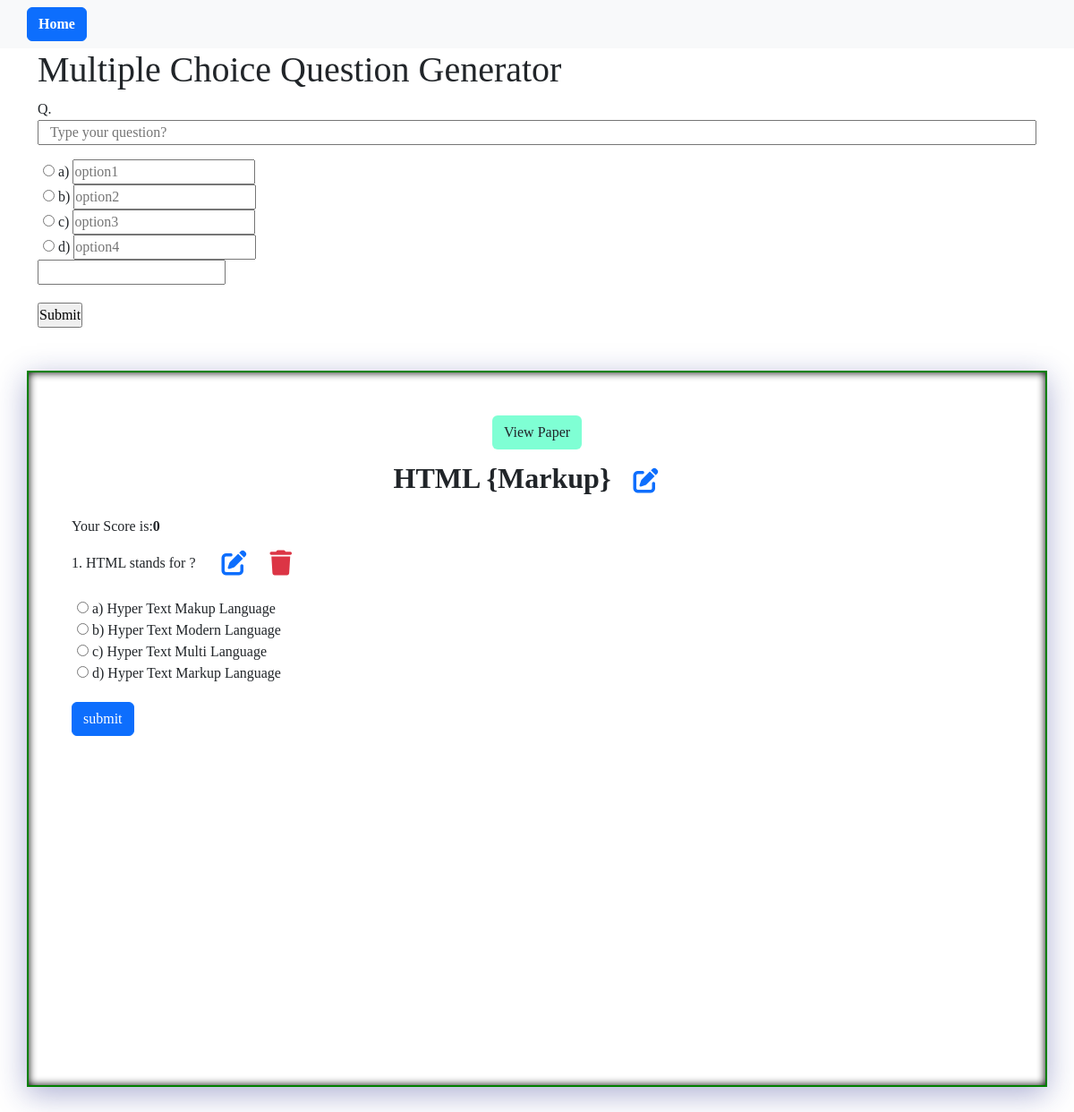
Screenshot of /index/8 with the database file from the repository.
### website/models.py (models this page shows, shortened)
class QuizHeading(models.Model):
    name=models.TextField(null=True)

class MCQ_Gen(models.Model):
    name=models.ForeignKey(QuizHeading,on_delete=models.CASCADE),
    code=models.IntegerField(null=True)
    que=models.TextField(null=True)
    ans=models.TextField(null=True)
    opt1=models.TextField(null=True)
    opt2=models.TextField(null=True)
    opt3=models.TextField(null=True)
    opt4=models.TextField(null=True)

### website/views.py (the view, shortened to what this page needs)
# urls.py: path('index/<int:id>',views.index,name='index'),
def index(request,id):
    context={
        "data":MCQ_Gen.objects.filter(code=id),
        "name":QuizHeading.objects.get(id=id).name,
        "id":id,
    }
    return render(request,'index.html',context)

### templates/index.html (shortened to what this page needs)
<!DOCTYPE html>
{% load static %}
<html lang="en">
<head>
    <link href="https://cdn.jsdelivr.net/npm/bootstrap@5.3.3/dist/css/bootstrap.min.css" rel="stylesheet">
    <link rel="stylesheet" href="{% static 'style.css' %}">
</head>
<body>
{% include "nav.html" %}
<div class="container">
    <h1>Multiple Choice Question Generator</h1>
    <form action='/index/{{id}}' method="post" id="quizForm">
  <div  class="question mcq">
            <p>Q.<input class="container" placeholder="Type your question?" type="text" name="que" id=""></p>
            <div class="options">
                <input type="radio" onchange="gt1()" id="MCQ-G"  name="ans"> a) <input type="text"  placeholder="option1" name="opt1" id="a"><br>
                <input type="radio" onchange="gt2()" id="MCQ-G"  name="ans"> b) <input type="text" placeholder="option2"  name="opt2" id="b"><br>
                <input type="radio" onchange="gt3()" id="MCQ-G"  name="ans"> c) <input type="text" placeholder="option3"  name="opt3" id="c"><br>
                <input type="radio" onchange="gt4()" id="MCQ-G"  name="ans"> d) <input type="text" placeholder="option4"  name="opt4" id="d"><br>
            </div>
            <input id="ans" name="ans" type="text">
        </div>
        <input type="submit" value="Submit">
    </form>
</div>
<div class="container mt-5 mb-5  p-5 box">
    <div class="container-fluid text-center">
       <a href="/questions/{{id}}"> <div class="btn mb-2" title="Go to Download Question Paper"  id="downloadQuestionPaper">View Paper</div></a>
    </div>
    <div class="container text-center fs-2 mb-3 fw-bold">{{name}}<a title="Edit Name" href="/quiz_edit/{{id}}"><button class="btn text-primary mx-3 px-2 p-0 m-0 fs-3 "><i class="fa-solid fa-pen-to-square"></i></button></a></div>
    <div class="scorecounter mb-2">Your Score is:<span class="fw-bold" id="score">0 </span></div>
    {% if data %}
            {% for i in data %}
                <div class="question checkquestion">
                    <p>{{ forloop.counter }}. {{i.que}} <a title="Edit Question" href="/que_edit/{{i.id}}"><button class="btn text-primary mx-3 px-2 p-0 m-0 fs-3 "><i class="fa-solid fa-pen-to-square"></i></button></a><a title="Edit Question" href="/que_delete/{{i.id}}"><button class="btn text-danger  p-0 m-0 fs-3 "><i class="fa-solid fa-trash"></i></button></a></p>
                    <div class="options">
                        <input type="radio" data="same" name="q{{ forloop.counter }}" crans="{{i.ans}}" id="hel" value="{{i.opt1}}"> a) {{i.opt1}}<br>
                        <input type="radio" data="same" name="q{{ forloop.counter }}" crans="{{i.ans}}" id="hel" value="{{i.opt2}}"> b) {{i.opt2}}<br>
                        <input type="radio" data="same" name="q{{ forloop.counter }}" crans="{{i.ans}}" id="hel" value="{{i.opt3}}"> c) {{i.opt3}}<br>
                        <input type="radio" data="same" name="q{{ forloop.counter }}" crans="{{i.ans}}" id="hel" value="{{i.opt4}}"> d) {{i.opt4}}<br>
                    </div>
                </div>
            {% endfor %}
    <button class="btn btn-primary" id="submit"  type="submit" >submit</button>
    {% else %}
    <h1>No, Question..</h1>
    {% endif %}
</div>
</body>
</html>

### static/style.css (style rules this page uses)
* { padding:0; margin:0; box-sizing:border-box; font-family: Tahoma; }
body { height:100%; width:100%; }
.question { margin-bottom: 20px; }
.options { margin-left: 6px; }
#ans { color: green; font-weight: bold; }
.box { background: #ffffff; min-height: 100vh; width: 100%; border: 2px solid green; box-shadow: inset 0 0 10px black, 0 8px 32px 0 rgba(31, 38, 135, 0.37); }
#downloadQuestionPaper { background-color: aquamarine; }

### rows the page displays
QuizHeading: name "HTML {Markup}"
MCQ_Gen: que "HTML stands for ?", opt1 "Hyper Text Makup Language", opt2 "Hyper Text Modern Language", opt3 "Hyper Text Multi Language", opt4 "Hyper Text Markup Language"
